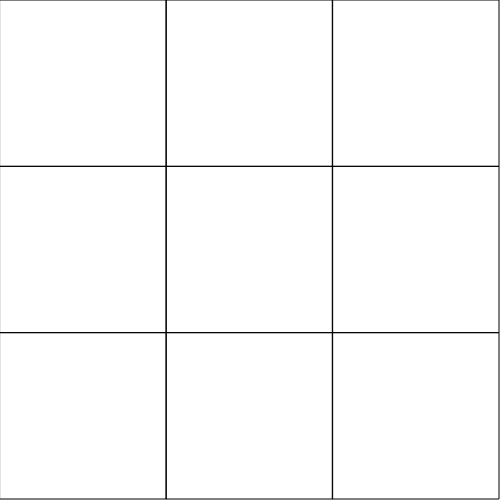
Frame 1 (no input)
Frame 60 (no input): identical to frame 1, image omitted
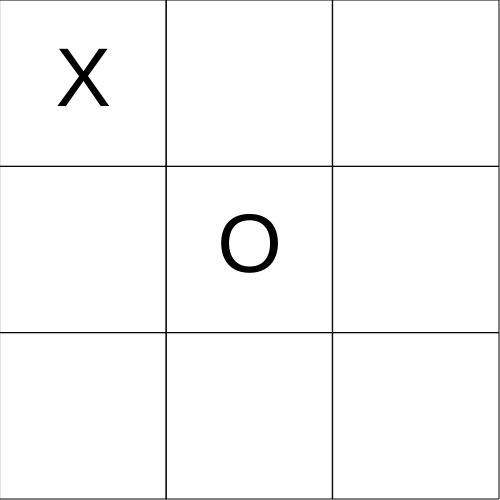
Frame 120 (the mouse pressed at the canvas centre since frame 60)

The p5.js sketch that drew these frames (run headless with seeded random() and noise() and a simulated clock; from frame 60 on, the mouse is pressed at the canvas centre):

// p5.js sketch
// ── sketch.js
const board = [
	new Array(3),
	new Array(3),
	new Array(3)
];


//the width for each block
let w;

//letter for human and AI
let human = 'O';
let AI = human == 'O' ? 'X' : 'O';

let turn = human;

let winner;

function setup() {
	//initialize stuff
	let m = Math.min(windowWidth, windowHeight);
	createCanvas(m/2, m/2);
	w = (width - 1) / 3;
	textSize(w / 2);
	textAlign(CENTER, CENTER);
}

function draw() {
	background(255);

	//draw the board
	for (let i = 0; i < 3; ++i) {
		for (let j = 0; j < 3; ++j) {
			noFill();
			rect(j * w, i * w, w, w);
			fill(0);
			if (board[i][j] == 'X') text('X', j * w + w / 2, i * w + w / 2);
			else if (board[i][j] == 'O') text('O', j * w + w / 2, i * w + w / 2);
		}
	}

	// //the AI plays based on minimax score
	if (turn == AI && winner == undefined && !allFull(board)) {
		let bestScore, bestI, bestJ;
		for (let i = 0; i < 3; ++i) {
			for (let j = 0; j < 3; ++j) {
				if (board[i][j] == undefined) {
					let score = minimax(board, i, j, false);
					if (bestScore == undefined || score > bestScore) {
						bestScore = score;
						bestI = i;
						bestJ = j;
					}
				}
			}
		}
		board[bestI][bestJ] = AI;
		turn = human;

		//check if any winner update is upon us
		winner = getWinner(board);
		if (winner != undefined) {
			createP(`${winner} won`);
		}
	}
}

function mousePressed() {
	if (mouseX > 0 && mouseX < width && mouseY > 0 && mouseY < height && winner == undefined && turn == human) {
		//find the block underneath the mouse
		const i = Math.floor(mouseY / w);
		const j = Math.floor(mouseX / w);

		//if the selected block is empty
		if (board[i][j] == undefined) {
			board[i][j] = human;

			turn = AI;

			//check if any winner update is upon us
			winner = getWinner(board);
			if (winner != undefined) {
				createP(`${winner} won`);
			}
		}
	}
}



function getWinner(board) {
	//check rows
	for (let i = 0; i < 3; ++i) {
		if (board[i][0] == board[i][1] && board[i][1] == board[i][2]) {
			if (board[i][0] == 'X') return 'X';
			else if (board[i][0] == 'O') return 'O';
		}
	}

	//check cols
	for (let j = 0; j < 3; ++j) {
		if (board[0][j] == board[1][j] && board[1][j] == board[2][j]) {
			if (board[0][j] == 'X') return 'X';
			else if (board[0][j] == 'O') return 'O';
		}
	}

	//check diagonals
	if (board[0][0] == board[1][1] && board[1][1] == board[2][2]) {
		if (board[0][0] == 'X') return 'X';
		else if (board[0][0] == 'O') return 'O';
	}
	if (board[0][2] == board[1][1] && board[1][1] == board[2][0]) {
		if (board[0][2] == 'X') return 'X';
		else if (board[0][2] == 'O') return 'O';
	}

	//huh! no one won
	return undefined;
}

//The minimax algorithm for the AI
function minimax(board, posI, posJ, maximizing) {
	//console.log(`At ${posI}, ${posJ} for ${maximizing? AI : human}\n**************`);
	const b = clone(board);
	b[posI][posJ] = maximizing? human : AI;
	const currentWinner = getWinner(b);

	//showBoard(b);
	//console.log(winner);

	//Assign sores based on winner
	if (currentWinner == AI) return 1;
	else if (currentWinner == human) return -1;
	else if (allFull(b)) return 0;

	//The game is not over yet!
	else {
		let bestScore;
		for (let i = 0; i < 3; ++i) {
			for (let j = 0; j < 3; ++j) {
				if (b[i][j] == undefined) {
					let score = minimax(b, i, j, !maximizing);
					//console.log(`score at ${i}, ${j} : ${score}`);
					if (bestScore == undefined || (maximizing && score > bestScore) || (!maximizing && score < bestScore)) bestScore = score;
				}
			}
		}
		return bestScore;
	}
}


function allFull(board) {
	for (let i = 0; i < 3; ++i) {
		for (let j = 0; j < 3; ++j) {
			if (board[i][j] == undefined) return false;
		}
	}
	return true;
}



function clone(arr2d) {
	const arr = [];
	for (let i = 0; i < arr2d.length; ++i) arr.push(arr2d[i].slice());
	return arr;
}
